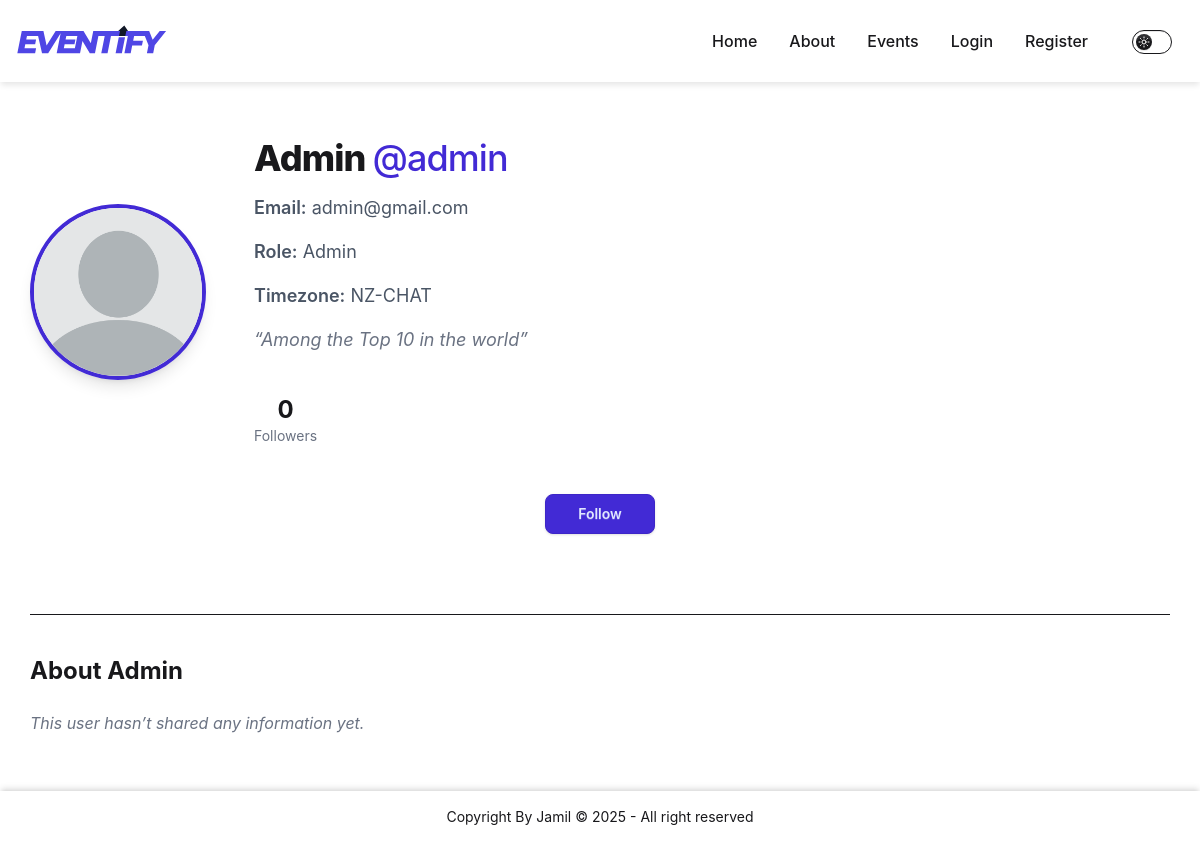
Screenshot of /user/admin/ with the database file from the repository.
### authentication/models.py (models this page shows, shortened)
class User(AbstractUser):
    ROLE_CHOICES = [
        ('admin', 'Admin'),
        ('organizer', 'Organizer'),
        ('attendee', 'Attendee'),
    ]
    id = models.UUIDField(
        primary_key=True,
        default=uuid.uuid4,
        editable=False
    )
    name = models.CharField(_("Full Name"), max_length=300, blank=False)
    email = models.EmailField(_("Email address"), unique=True)
    role = models.CharField(
        max_length=20, choices=ROLE_CHOICES, default='attendee'
    )
    tagline = models.CharField(_("Tagline"), max_length=150, blank=True)
    description = models.TextField(_("Description"), blank=True)
    following = models.ManyToManyField(
        'self',
        symmetrical=False,
        related_name='followers',
        blank=True
    )
    timezone = models.CharField(
        max_length=50,
        choices=[(tz, tz) for tz in pytz.all_timezones],
        default="UTC"
    )
    profile_pic = models.ImageField(
        upload_to='profiles/',
        blank=True,
        null=True
    )

### authentication/views.py (the view)
# urls.py: path('<str:username>/', views.profile, name='profile'),
def profile(request, username):
    if request.method == 'POST':
        ...
    user = get_object_or_404(User, username=username)
    return render(request, 'authentication/profile.html', {
        'user': user
    })

### templates/authentication/profile.html (shortened to what this page needs)
{% extends 'base.html' %}
{% load static thumbnail %}
{% block body %}
  <div class="min-h-[75dvh] flex flex-col items-center max-w-6xl w-[95%] mx-auto py-12">
    <div class="flex flex-col md:flex-row items-center md:items-start gap-12 w-full">
      <div class="relative">
        <div class="w-44 h-44 overflow-hidden rounded-full aspect-square border-4 border-primary shadow-lg">
          {% if user.profile_pic %}
            {% thumbnail user.profile_pic '176x176' crop='center' as thumb %}
            <img src="{{ thumb.url }}" width="{{ thumb.width }}" height="{{ thumb.height }}" alt="{{ user.name }}" class="aspect-square w-full h-full object-cover" />
            {% endthumbnail %}
          {% else %}
            <img src="{% static 'images/default-profile.webp' %}" alt="Default profile" class="aspect-square w-full h-full object-cover" />
          {% endif %}
        </div>
      </div>
      <div class="flex-1 flex flex-col gap-4">
        <h1 class="text-3xl md:text-4xl font-extrabold tracking-tight">
          {{ user.name }}
          <span class="text-primary font-medium">@{{ user.username }}</span>
        </h1>
        <p class="text-gray-600 text-lg">
          <span class="font-semibold">Email:</span> {{ user.email }}
        </p>
        <p class="text-gray-600 text-lg">
          <span class="font-semibold">Role:</span> {{ user.get_role_display }}
        </p>
        {% if user.timezone %}
          <p class="text-gray-600 text-lg">
            <span class="font-semibold">Timezone:</span> {{ user.timezone }}
          </p>
        {% endif %}
        {% if user.tagline %}
          <p class="italic text-gray-500 text-lg">“{{ user.tagline }}”</p>
        {% endif %}
        <div class="flex gap-12 mt-6">
          <div class="flex flex-col items-center">
            <span class="font-bold text-2xl">{{ user.followers.count }}</span>
            <span class="text-gray-500 text-sm">Followers</span>
          </div>
        </div>
      </div>
    </div>
    <div class="mt-12 flex flex-wrap gap-6 justify-center">
      {% if request.user != user %}
        <form method="post" action="{% url 'authentication:follow_toggle' user.username %}">
          <button type="submit" class="btn btn-primary px-8 py-2 rounded-lg shadow hover:scale-105 transition">
            {% if user in request.user.following.all %}
              Unfollow
            {% else %}
              Follow
            {% endif %}
          </button>
        </form>
      {% endif %}
    </div>
    <div class="mt-20 w-full border-t pt-10">
      <h2 class="text-2xl font-bold mb-6">About {{ user.name }}</h2>
      {% if user.description %}
        <p class="text-gray-700 leading-relaxed">{{ user.description }}</p>
      {% else %}
        <p class="text-gray-500 italic">This user hasn’t shared any information yet.</p>
      {% endif %}
    </div>
  </div>
{% endblock %}

### rows the page displays
User: name "Admin", username "admin", email "admin@gmail.com", role "Admin", timezone "NZ-CHAT", tagline "Among the Top 10 in the world", followers.count "0"
